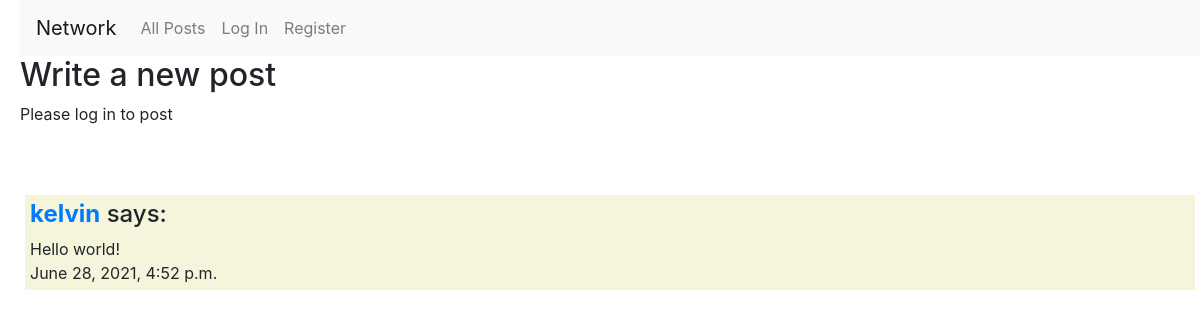
The app's page /, older data.
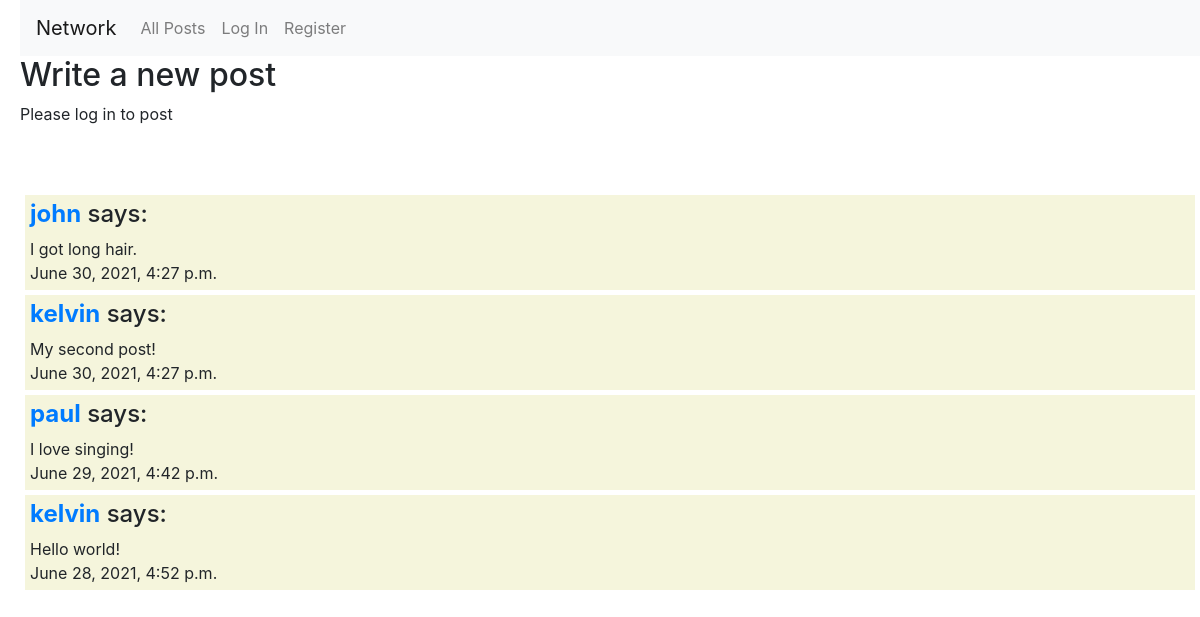
The same page, newer data.
### network/models.py (models this page shows)
class Post(models.Model):
    poster = models.ForeignKey(User, on_delete=models.SET_NULL, null=True)
    post = models.TextField()
    date = models.DateTimeField(auto_now_add=True)

class User(AbstractUser):
    pass

### network/views.py (the view, shortened to what this page needs)
# urls.py: path("", views.index, name="index"),
def index(request):
    return render(request, "network/index.html", {
        "posts": Post.objects.order_by('-date')
    })

### network/templates/network/index.html
{% extends "network/layout.html" %}
{% block body %}
<div>
    <h2>Write a new post</h2>
    {% if user.is_authenticated %}
    <form method="POST" action="">
        {% csrf_token %}
        <textarea name="post" placeholder="Write new post"></textarea>
        <br>
        <button class="button">Post</button>
    </form>
    {% else %}
    <p>Please log in to post</p>
    {% endif %}
</div>
<br>
<br>
<div>
    {% for post in posts %}
    <div class="index_post">
        <h4><strong><a href="{% url 'profile' post.poster.username %}">{{ post.poster }}</a></strong> says:</h4>
        {{ post.post }}
        <br>
        {{ post.date }}
    </div>
    {% empty %}
    <strong>No new posts.</strong>
    {% endfor %}
</div>
{% endblock %}

### network/templates/network/layout.html (shortened to what this page needs)
{% load static %}
<!DOCTYPE html>
<html lang="en">
    <head>
        <link rel="stylesheet" href="https://stackpath.bootstrapcdn.com/bootstrap/4.4.1/css/bootstrap.min.css">
        <link href="{% static 'network/styles.css' %}" rel="stylesheet">
    </head>
    <body>
        <nav class="navbar navbar-expand-lg navbar-light bg-light">
            <a class="navbar-brand" href="#">Network</a>
            <div>
              <ul class="navbar-nav mr-auto">
                <li class="nav-item">
                  <a class="nav-link" href="{% url 'index' %}">All Posts</a>
                </li>
                {% if user.is_authenticated %}
                    <li class="nav-item">
                        <a class="nav-link" href="{% url 'following' %}">Following</a>
                    </li>
                    <li class="nav-item">
                        <a class="nav-link" href="{% url 'logout' %}">Log Out</a>
                    </li>
                {% else %}
                    <li class="nav-item">
                        <a class="nav-link" href="{% url 'login' %}">Log In</a>
                    </li>
                    <li class="nav-item">
                        <a class="nav-link" href="{% url 'register' %}">Register</a>
                    </li>
                {% endif %}
              </ul>
            </div>
          </nav>
        <div class="body">
            {% block body %}
            {% endblock %}
        </div>
    </body>
</html>

### network/static/network/styles.css (style rules this page uses)
body { padding-left:20px; }
.index_post { background-color: beige; padding: 5px; margin: 5px; }

Row changes from the older to the newer data that the page shows:
added Post: poster "john", post "I got long hair.", date "June 30, 2021, 4:27 p.m."
added Post: poster "kelvin", post "My second post!", date "June 30, 2021, 4:27 p.m."
added Post: poster "paul", post "I love singing!", date "June 29, 2021, 4:42 p.m."
